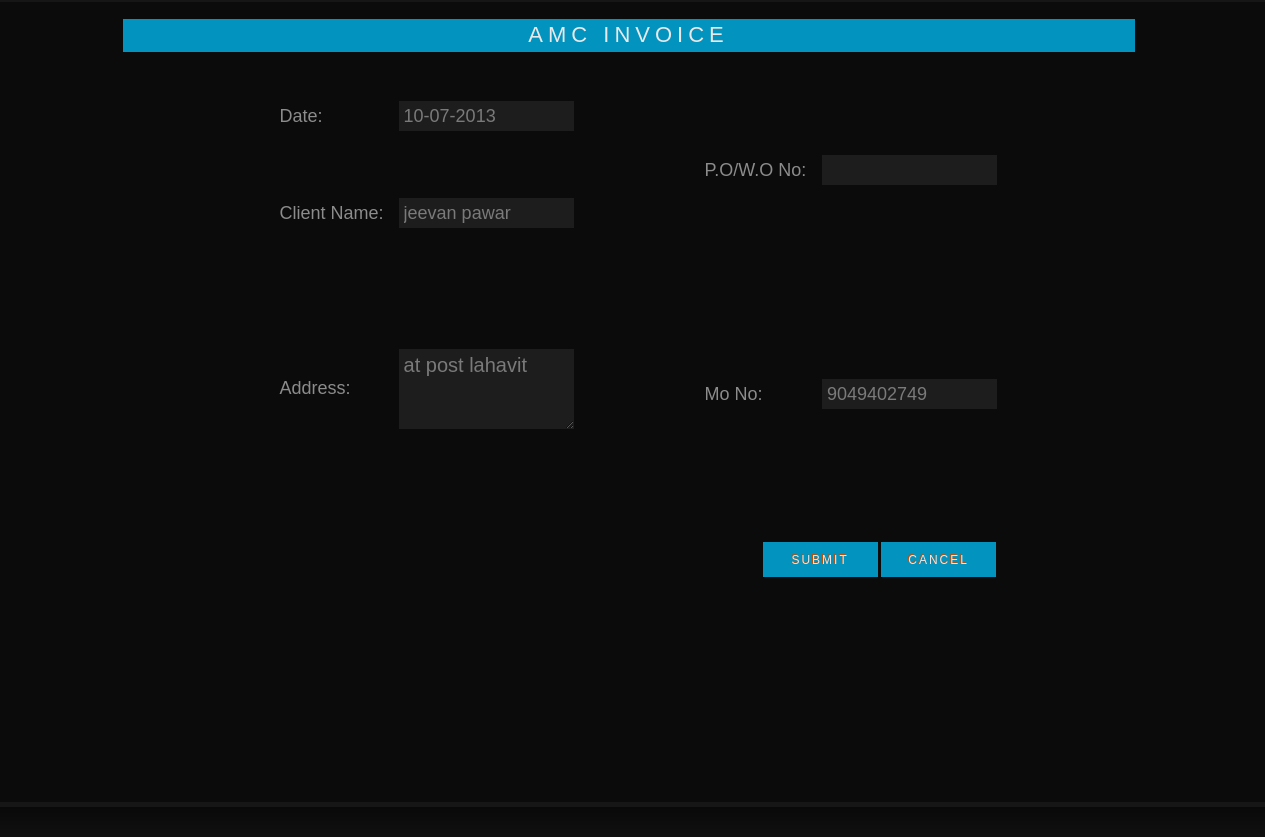
The app's page /invoice.php?c_id1=17 with its own data.
### tables this page shows
CREATE TABLE IF NOT EXISTS `clients` (
  `c_id` int(11) NOT NULL AUTO_INCREMENT,
  `c_date` varchar(25) NOT NULL,
  `c_first` varchar(25) NOT NULL,
  `c_last` varchar(25) NOT NULL,
  `c_add` text NOT NULL,
  `c_city` varchar(25) NOT NULL,
  `c_pin` int(11) NOT NULL,
  `c_ph` bigint(11) NOT NULL,
  `c_mo` bigint(11) NOT NULL,
  `c_email` varchar(25) NOT NULL,
  `c_site` varchar(25) NOT NULL,
  PRIMARY KEY (`c_id`)
);

### invoice.php (the view, shortened to what this page needs)
<?php
$in=$_REQUEST['c_id1'];
$c_query="select * from clients where c_id=".$in;
$c_res=mysql_query($c_query);
$c_row=mysql_fetch_array($c_res);
?>
<html>
<head>
<link rel="stylesheet" href="styles.css" type="text/css" />
</head>
<body>
<div id="container">
    <div id="sub-header">
                <div class="quo">
                <form name="form5" action="" method="post" enctype="multipart/form-data">
                <br />
                <div class="quotationI"><center>AMC INVOICE</center></div>
                <br />
                <table class="q_info">
                <tr><td class="l_form">Date:</td><td><input name="q_date" class="q_in" type="text" value="<?php  echo date("d-m-Y"); ?>"/></td></tr>
                <tr><td class="l_form">Client Name:</td>
                <td>
                <input type="text" class="q_in" name="q_name" value="<?php echo $c_row[2].' '.$c_row[3]; ?>">
				</td>
                </tr>
                <tr><td class="l_form">Address:</td><td><textarea class="q_add" name="q_address"><?php echo $c_row[4]; ?></textarea></td></tr>
                </table>
                <table class="q_info2">
                <tr><td class="l_form">P.O/W.O No:</td><td><input type="text" class="q_in" name="q_po"></td></tr>
                <tr><td class="l_form">Mo No:</td><td><input name="q_mo" class="q_in" type="text" value="<?php echo $c_row[8]; ?>"/></td>
                </table>
                <br />
                <div class="q_button">
                <input name="submit" class="formbutton" value=" Submit " type="submit" onClick="javascript:return validateMyForm();" />
                <input name="cancel" class="formbutton" value="Cancel" type="submit" />
                </div>
                </form>
  				</div>
                </div>
</div>
 <div id="footer">
    </div>
</body>
</html>

### styles.css (style rules this page uses)
body { background: #161616; margin:0; padding:0; font-family: Verdana, Geneva, sans-serif; font-size: 13px; color: #666; }
* { margin:0; padding:0; }
form input, form select, form textarea { padding: 5px; color: #333333; border: 1px solid #ddd; border-right:1px solid #ccc; border-bottom:1px solid #ccc; background-color:#fff; font-family: Arial, Helvetica, sans-serif; font-size: 13px; }
form input.formbutton { color: #ffffff; padding: 6px 8px; font-size: 12px; letter-spacing:2px; font-family: Arial, Helvetica, sans-serif; text-decoration: none; text-transform: uppercase; text-shadow:-1px -1px #CE5709; background:#00a1d2; border: none; width:115px; height:35px; overflow: visible; }
#container { width: 960px; margin: 0 auto; padding: 0px; }
div#sub-header { margin-top:2px; margin-bottom:5px; margin-left:-180px; width:1315px; height: 800px; background-color:#0A0A0A; opacity:0.9; }
#footer { margin:0 auto; background: #000 url('images/footer.jpg') repeat-x scroll bottom left; padding: 30px 5px 0; }
.quo { margin-left:50px; }
.q_button { margin-top:20px; margin-left:740px; }
.quotationI { font-size:22px; color:#fff; font-family: Arial, Helvetica, sans-serif; font-weight:500; letter-spacing:5px; background-color:#00a1d2; width:80%; height:30px; margin-left:100px; margin-top:2px; padding:3px 0px 0px 0px; }
.l_form { margin-left:125px; margin-top:30px; font-size:18px; color:#999; border:none; }
.q_in { width:175px; height:30px; background-color:#333; opacity:0.5; font-size:18px; color:#fff; border:none; }
.q_info { width:320px; height:450px; margin-left:255px; }
.q_info2 { width:320px; height:450px; margin-left:680px; margin-top:-460px; }
.q_add { width:175px; height:80px; background-color:#333; opacity:0.5; font-size:20px; border:none; color:#fff; }

### records on screen
clients: q_name "jeevan pawar", q_address "at post lahavit", q_mo "9049402749"
